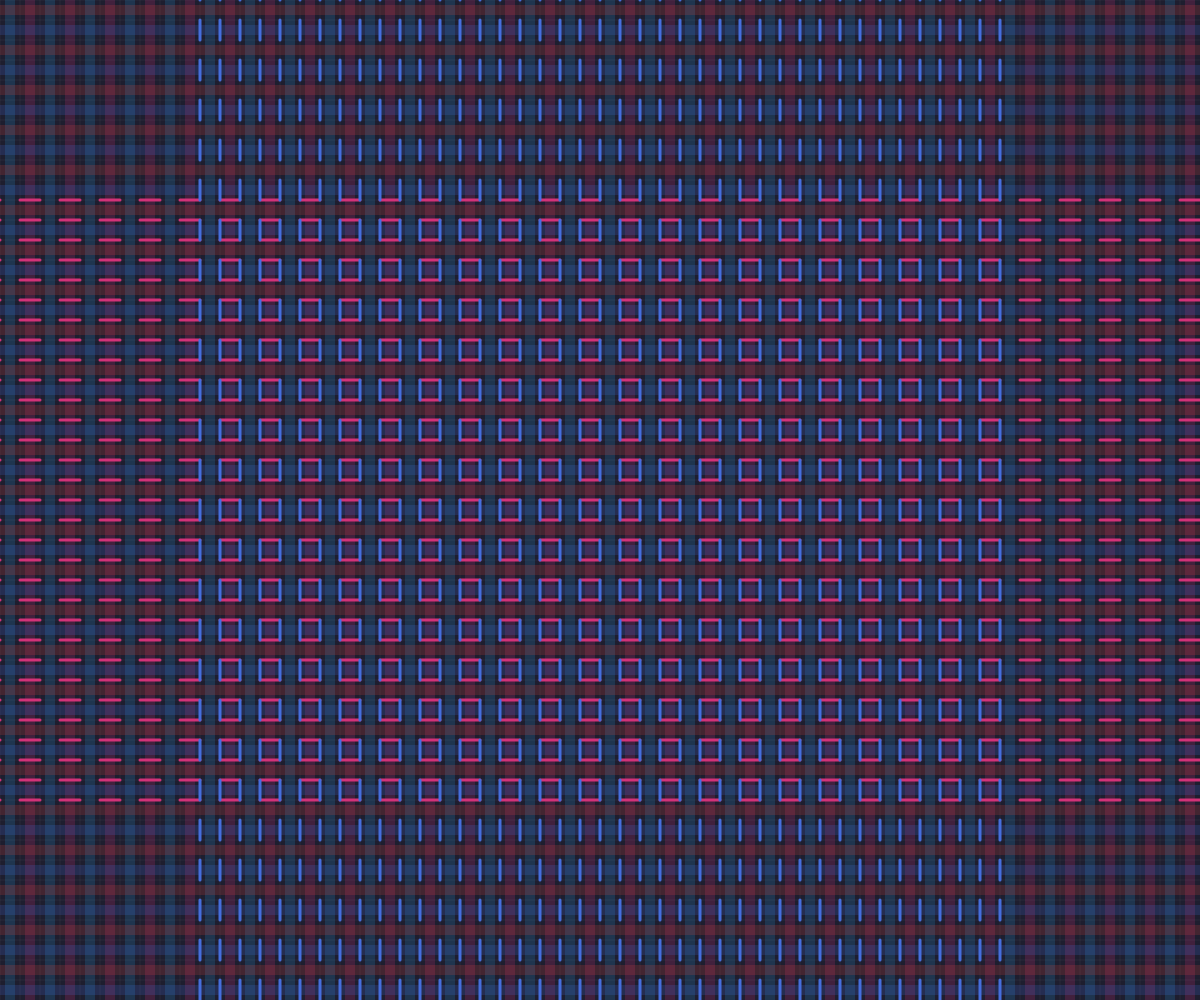
Frame 1 (no input)
Frame 60 (no input): identical to frame 1, image omitted
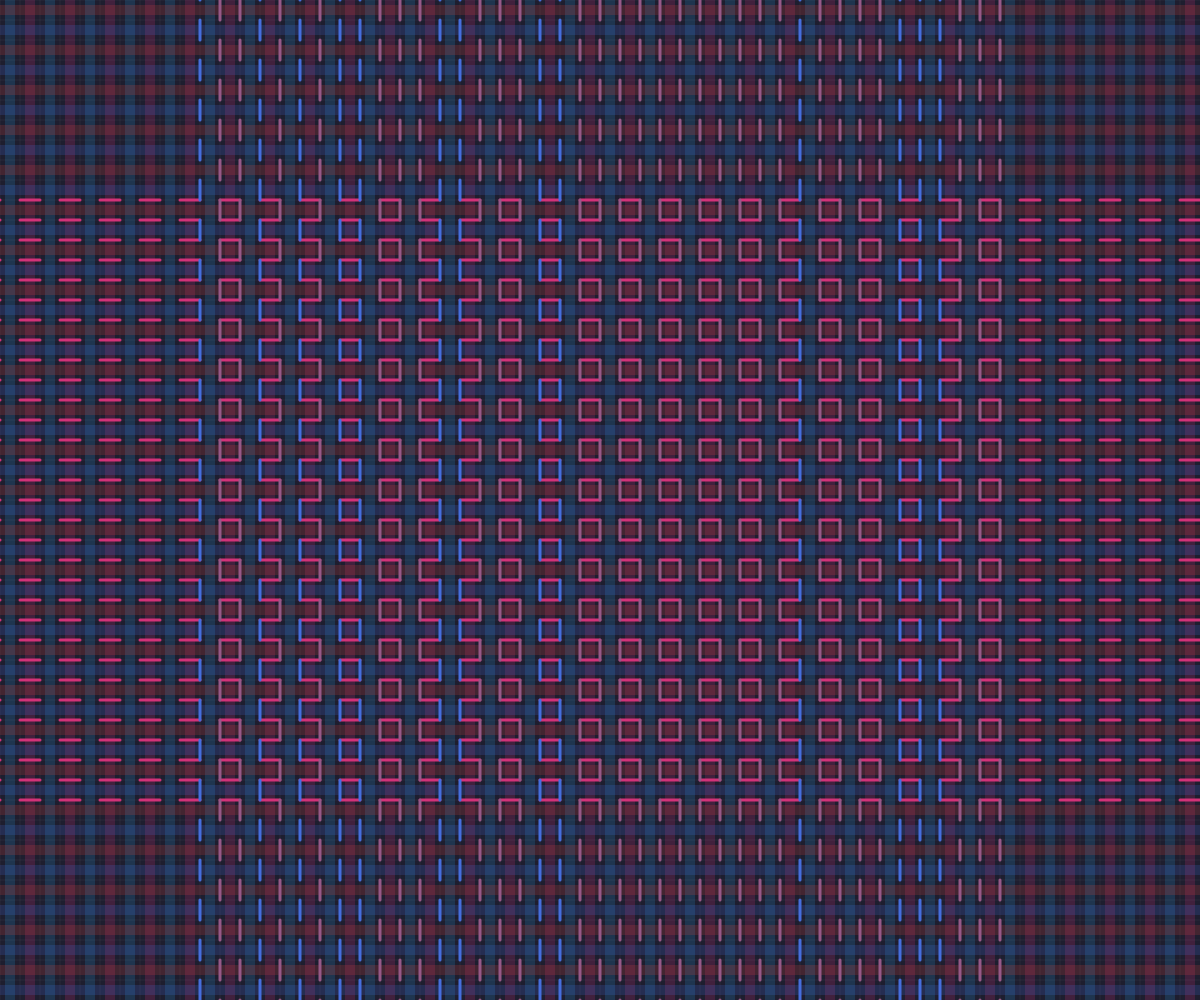
Frame 120 (the mouse pressed at the canvas centre since frame 60)

The p5.js sketch that drew these frames (run headless with seeded random() and noise() and a simulated clock; from frame 60 on, the mouse is pressed at the canvas centre):

// p5.js sketch
// ── sketch.js
let stitchWidth = 20;
let margin = 200;
let cols = [];
let rows = [];

let speed = 0.04;
let stepFrames = 80;
let batchChance = 0.7;

let fadeFrames = 30;
let currentDirection = 'horizontal';

// Horizontal colours (blues)
let hColorEven = [40, 150, 210];
let hColorOdd  = [210, 50, 120];

// Vertical colours (reds)
let vColorEven = [220, 70, 60];
let vColorOdd  = [70, 110, 220];

let bandAlpha = 50;
let bandWidth = stitchWidth * 0.5;

function setup() {
  createCanvas(windowWidth, windowHeight);
  strokeWeight(3);

  for (let i = -stitchWidth, idx = 0; i < width; i += stitchWidth, idx++) {
    cols.push(makeLineObject(i, idx, true));
  }

  for (let j = -stitchWidth, idx = 0; j < height; j += stitchWidth, idx++) {
    rows.push(makeLineObject(j, idx, false));
  }
}

function makeLineObject(pos, idx, isVertical) {
  return {
    pos: pos,
    idx: idx,
    slideOffset: 0,
    phase: 0,
    state: "waiting",
    cooldown: 0,
    fadeT: 0,
    isVertical: isVertical
  };
}

function draw() {
  background(30, 30, 47);

  drawBands();
  drawFaintGrid();

  if (frameCount % stepFrames === 0) {
    currentDirection =
      currentDirection === "horizontal" ? "vertical" : "horizontal";

    let group =
      currentDirection === "horizontal" ? rows : cols;

    for (let line of group) {
      if (line.state === "waiting" &&
          line.cooldown === 0 &&
          random() < batchChance) {
        line.state = "moving";
      }
    }
  }

  updateGroup(rows);
  updateGroup(cols);
}

function updateGroup(group) {

  for (let line of group) {

    if (line.cooldown > 0) line.cooldown--;

    if (line.state === "moving") {

      line.slideOffset += speed;

      if (line.slideOffset >= 1) {
        line.slideOffset = 0;
        line.phase = (line.phase + 1) % 2;

        line.state = "fading";
        line.fadeT = 0;
      }
    }

    else if (line.state === "fading") {

      line.fadeT += 1 / fadeFrames;

      if (line.fadeT >= 1) {
        line.fadeT = 0;
        line.state = "waiting";
        line.cooldown = stepFrames;
      }
    }

    if (line.isVertical) drawVertical(line);
    else drawHorizontal(line);
  }
}

function drawHorizontal(row) {

  for (let i = -stitchWidth; i < width; i += stitchWidth * 2) {

    let eased = easeInOut(row.slideOffset);
    let x = i + eased * stitchWidth + row.phase * stitchWidth;

    if (row.pos < margin || row.pos > height - margin) continue;

    let colIndex = floor(x / stitchWidth);

    let baseEven = color(...hColorEven);
    let baseOdd  = color(...hColorOdd);

    let isEven = colIndex % 2 === 0;

    let fromColor = isEven ? baseEven : baseOdd;
    let toColor   = isEven ? baseOdd  : baseEven;

    let finalColor = row.state === "fading"
      ? lerpColor(toColor, fromColor, row.fadeT)
      : fromColor;

    stroke(finalColor);
    line(x, row.pos, x + stitchWidth, row.pos);
  }
}

function drawVertical(col) {

  for (let j = -stitchWidth; j < height; j += stitchWidth * 2) {

    let eased = easeInOut(col.slideOffset);
    let y = j + eased * stitchWidth + col.phase * stitchWidth;

    if (col.pos < margin || col.pos > width - margin) continue;

    let rowIndex = floor(y / stitchWidth);

    let baseEven = color(...vColorEven);
    let baseOdd  = color(...vColorOdd);

    let isEven = rowIndex % 2 === 0;

    let fromColor = isEven ? baseEven : baseOdd;
    let toColor   = isEven ? baseOdd  : baseEven;

    let finalColor = col.state === "fading"
      ? lerpColor(toColor, fromColor, col.fadeT)
      : fromColor;

    stroke(finalColor);
    line(col.pos, y, col.pos, y + stitchWidth);
  }
}

function drawBands() {

  noStroke();

  // VERTICAL bands through grid cells (between vertical grid lines)
  for (let x = stitchWidth/2; x < width; x += stitchWidth) {

    let colIndex = floor((x - stitchWidth/2) / stitchWidth);

    let c = (colIndex % 2 === 0) ? hColorEven : hColorOdd;

    fill(c[0], c[1], c[2], bandAlpha);

    rect(x - bandWidth/2, 0, bandWidth, height);
  }

  // HORIZONTAL bands through grid cells (between horizontal grid lines)
  for (let y = stitchWidth/2; y < height; y += stitchWidth) {

    let rowIndex = floor((y - stitchWidth/2) / stitchWidth);

    let c = (rowIndex % 2 === 0) ? vColorEven : vColorOdd;

    fill(c[0], c[1], c[2], bandAlpha);

    rect(0, y - bandWidth/2, width, bandWidth);
  }

  noFill();
}
function drawFaintGrid() {

  stroke(255,255,255,12);
  strokeWeight(1);

  for (let x = 0; x < width; x += stitchWidth)
    line(x,0,x,height);

  for (let y = 0; y < height; y += stitchWidth)
    line(0,y,width,y);

  strokeWeight(3);
}

function easeInOut(t) {
  return t*t*(3-2*t);
}

function windowResized() {
  resizeCanvas(windowWidth, windowHeight);
}
